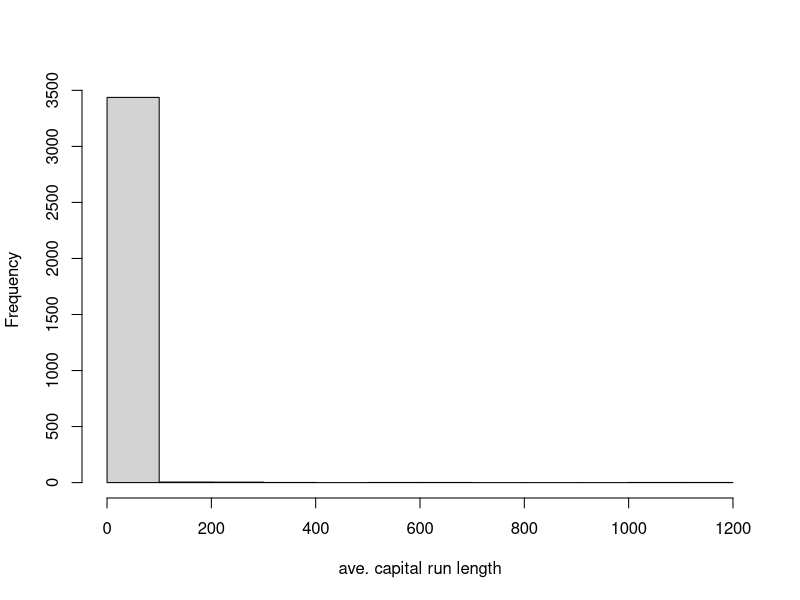

The R script that drew this image: (Note: this script raises an error after producing the figure.)
library(caret); library(kernlab); data(spam)
inTrain <- createDataPartition(y=spam$type, 
								p=0.75,
								list=FALSE)
training <- spam[inTrain,]
testing <- spam[-inTrain,]
hist(training$capitalAve, main="",xlab="ave. capital run length")  # this variable is very skewed

# to see how skewed data is!!
mean(triaing$captalAve)
sd(training@capitalAVe)


# we can do standardization
trainCapAve <- training$capitalAve
trainCapAveS <- (trainCapAve - mean(trainCapAve)) / sd(trainCapAve)

mean(trainCapAveS)
sd(trainCapAveS)

# when applying this to the testset, use mean and variance of trainingset
testCapAve <- testing$capitalAve
testCapAveS <- (testCapAve - mean(trainCapAve)) / sd(trainCapAve)

mean(testCapAveS)
sd(testCapAveS)


## use preProcess function to do the standardizaitons
preObj <- preProcess(training[,-58],  # get every variable exept the 58th one which is the output
									method=c("center","scale"))  # center everyone and scale them
trainCapAveS <- predict(preObj, training[,-58])$capitalAve
mean(trainCapAveS)
sd(trainCapAveS)

# and we can use the preprocessing object to predict the values of testing set
testCapAveS <- predict(preObj, testing[,-58])$capitalAve
mean(testCapAveS)
sd(testCapAveS)


## we can pass the preProcess argument to caret predictor

set.seed(32343)
modelFit <- train(type ~., 
						data=training,
						preProcess=c("center", "scale"),
						method="glm")
modelFit


## Using Box-Cos transformation which 
preObj <- preProcess(training[,-58], method=c("BoxCox"))
trainCapAveS <- predict(preObj, training[,-58])$capitalAve
par(mfrow=c(1,2)); hist(trainCapAveS); qqnorm(trainCapAveS)

# dealing with missing data
set.see(13343)

# Make some NA values
training$capAve <- training$capitalAve
selectNA <- rbinom(dim(training)[1], size=1,prob=0.5)==1   # generates random values
training$capAve[selectNA] <- NA


# Impute and standardize
library(RANN)  # Fast Nearest Neighbour Search
preObj <- preProcess(training[,-58], method="knnImpute") 
capAve <- predict(preObj, training[,-58])$capAve

# Standardize true values
capAveTruth <- training$capitalAve
capAveTruth <- (capAveTruth - mean(capAveTruth)) / sd(capAveTruth)


							
# we can compare the imputed values with the true values which were there

quantile(capAve - capAveTruth)
quantile((capAve - capAveTruth)[selectNA])
quantile((capAve - capAveTruth)[!selectNA])
